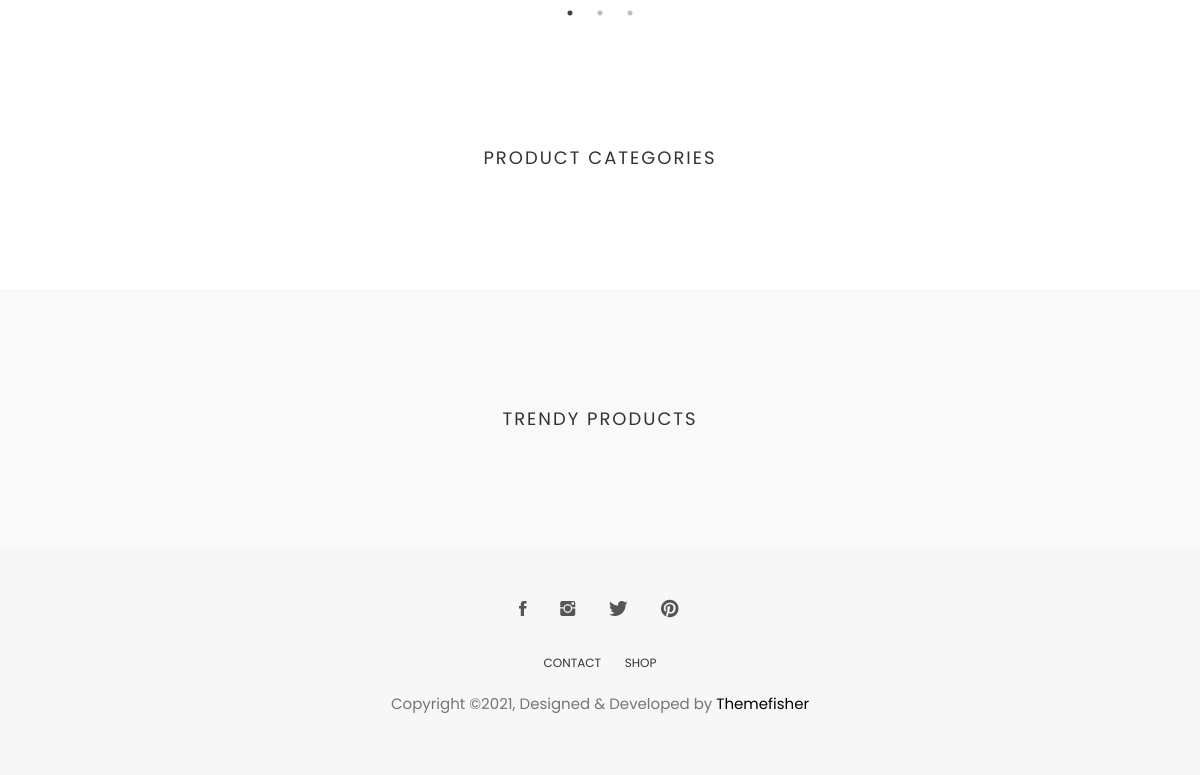
Page /home.php (lower part) on the earlier database version.
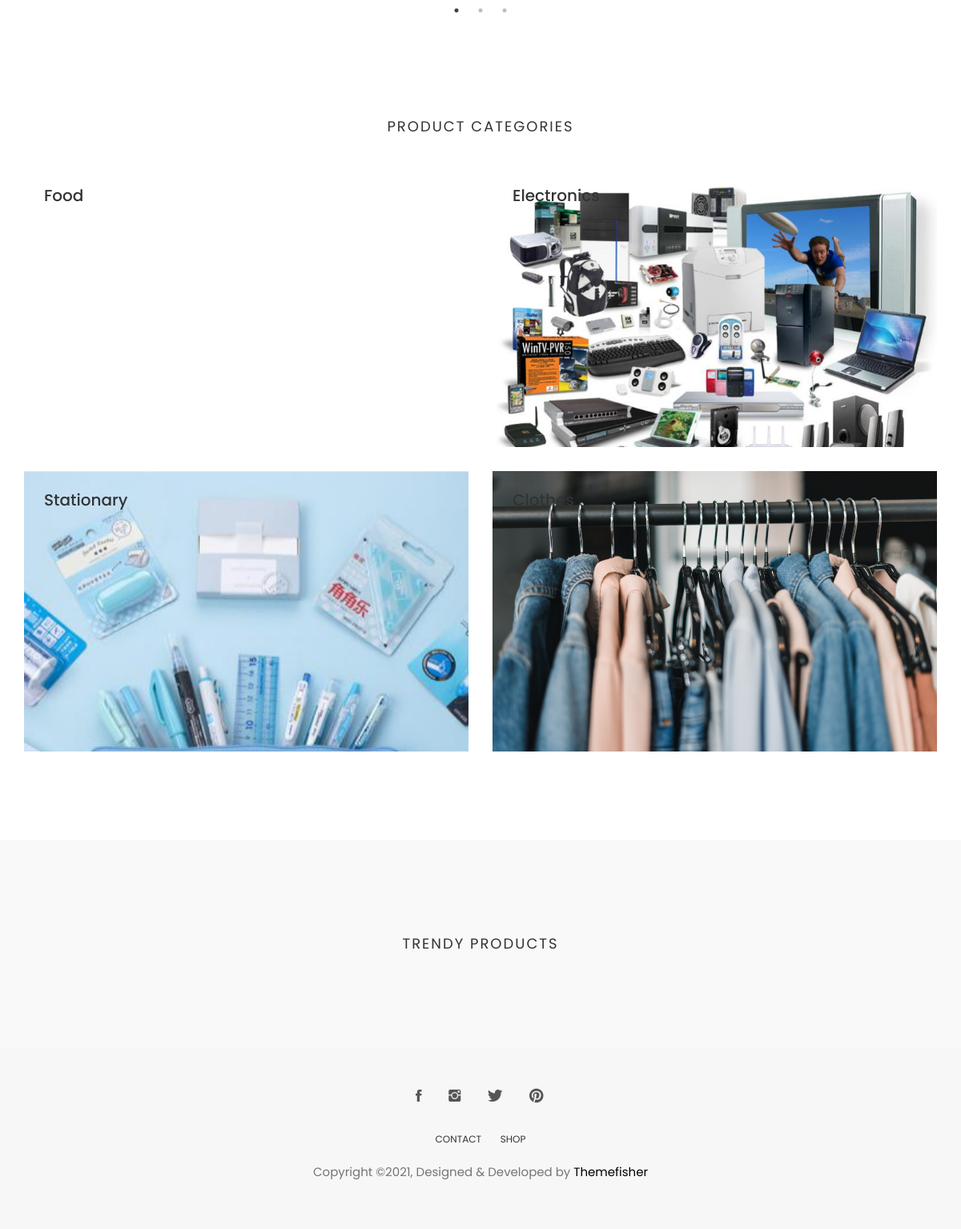
Same page on the later database version.
### tables this page shows
CREATE TABLE `types` (
  `id` int(11) NOT NULL,
  `type` varchar(255) NOT NULL,
  `image` varchar(255) NOT NULL
);

### home.php (the view, shortened to what this page needs)
<?php
include "php/connection.php";
$query = "Select type, image from types limit 4";
$stmt = $connection->prepare($query);
$stmt->execute();
$result = $stmt->get_result();
?>
<!DOCTYPE html>
<html lang="en">
<head>
  <link rel="stylesheet" href="plugins/themefisher-font/style.css">
  <link rel="stylesheet" href="plugins/bootstrap/css/bootstrap.min.css">
  <link rel="stylesheet" href="plugins/animate/animate.css">
  <link rel="stylesheet" href="plugins/slick/slick.css">
  <link rel="stylesheet" href="plugins/slick/slick-theme.css">
  <link rel="stylesheet" href="css/style.css">
</head>
<body id="body">
<section class="product-category section">
	<div class="container">
		<div class="row">
			<div class="col-md-12">
				<div class="title text-center">
					<h2>Product Categories</h2>
				</div>
			</div>
			<div class="col-md-6">
			<?php if($row = $result->fetch_assoc()){?>
				<div class="category-box">
					<a href="#!">
						<div class="content">
							<h3><?php echo $row["type"]; ?></h3>
						</div>
					</a>
				</div>
			<?php }?>
			<?php if($row = $result->fetch_assoc()){?>
				<div class="category-box">
					<a href="#!">
						<img src=<?php echo $row["image"]; ?> alt="" />
						<div class="content">
							<h3><?php echo $row["type"]; ?></h3>
						</div>
					</a>
				</div>
			<?php }?>
			</div>
			<div class="col-md-6">
			<?php if($row = $result->fetch_assoc()){?>
				<div class="category-box">
					<a href="#!">
						<img src=<?php echo $row["image"]; ?> alt="" />
						<div class="content">
							<h3><?php echo $row["type"]; ?></h3>
						</div>
					</a>
				</div>
			<?php }?>
			<?php if($row = $result->fetch_assoc()){?>
				<div class="category-box">
					<a href="#!">
						<img src=<?php echo $row["image"]; ?> alt="" />
						<div class="content">
							<h3><?php echo $row["type"]; ?></h3>
						</div>
					</a>
				</div>
			<?php }?>
			</div>
		</div>
	</div>
</section>
<section class="products section bg-gray">
	<div class="container">
		<div class="row">
			<div class="title text-center">
				<h2>Trendy Products</h2>
			</div>
		</div>
	</div>
</section>
<footer class="footer section text-center">
	<div class="container">
		<div class="row">
			<div class="col-md-12">
				<ul class="social-media">
					<li>
						<a href="https://www.facebook.com">
							<i class="tf-ion-social-facebook"></i>
						</a>
					</li>
					<li>
						<a href="https://www.instagram.com">
							<i class="tf-ion-social-instagram"></i>
						</a>
					</li>
					<li>
						<a href="https://www.twitter.com">
							<i class="tf-ion-social-twitter"></i>
						</a>
					</li>
					<li>
						<a href="https://www.pinterest.com">
							<i class="tf-ion-social-pinterest"></i>
						</a>
					</li>
				</ul>
				<ul class="footer-menu text-uppercase">
					<li>
						<a href="contact.html">CONTACT</a>
					</li>
          <li>
						<a href="home.php">SHOP</a>
					</li>
				</ul>
				<p class="copyright-text">Copyright &copy;2021, Designed &amp; Developed by <a href="https://themefisher.com/">Themefisher</a></p>
			</div>
		</div>
	</div>
</footer>
</body>
</html>

### css/style.css (style rules this page uses)
body { line-height: 1.5; font-family: "Poppins", sans-serif; -webkit-font-smoothing: antialiased; }
p { font-family: "Poppins", sans-serif; color: #757575; font-size: 15px; }
h1, h2, h3, h4, h5, h6 { font-family: "Poppins", sans-serif; }
h1, h2, h3, h4, h5, h6 { font-weight: 400; }
ol, ul { margin: 0; padding: 0; list-style: none; }
a, a:focus, a:hover { text-decoration: none; outline: 0; color: #000; }
.bg-gray { background: #f9f9f9; }
.section { padding: 80px 0; }
.title { padding: 20px 0 30px; }
.title h2 { font-size: 18px; text-align: center; text-transform: uppercase; letter-spacing: 2px; }
.category-box { background-size: cover; margin-bottom: 30px; min-height: 350px; position: relative; overflow: hidden; width: 100%; }
.category-box img { transition: all 0.3s ease-in-out; width: 100%; height: auto; -webkit-backface-visibility: hidden; backface-visibility: hidden; }
.category-box a { display: block; position: absolute; top: 0; left: 0; width: 100%; height: 100%; }
.category-box .content { position: absolute; z-index: 999; top: 0; padding: 25px; }
.category-box .content h3 { margin: 0; color: #333; font-size: 20px; font-weight: 500; }
.footer { background: #F7F7F7; padding: 50px 0; }
.footer .footer-menu { margin-top: 30px; }
.footer .footer-menu li { display: inline-block; margin: 0 10px; }
.footer .footer-menu li a { color: #333; font-size: 12px; }
.footer .copyright-text { margin-top: 20px; }
.copyright-text a { color: #000; }
.social-media li { display: inline-block; margin: 0 5px; }
.social-media li a { padding: 8px 10px; }
.social-media li a i { font-size: 20px; color: #555; }

Differences in the rows shown:
added types: type "Food"
added types: image (picture), type "Stationary"
added types: image (picture), type "Electronics"
added types: image (picture), type "Clothes"
